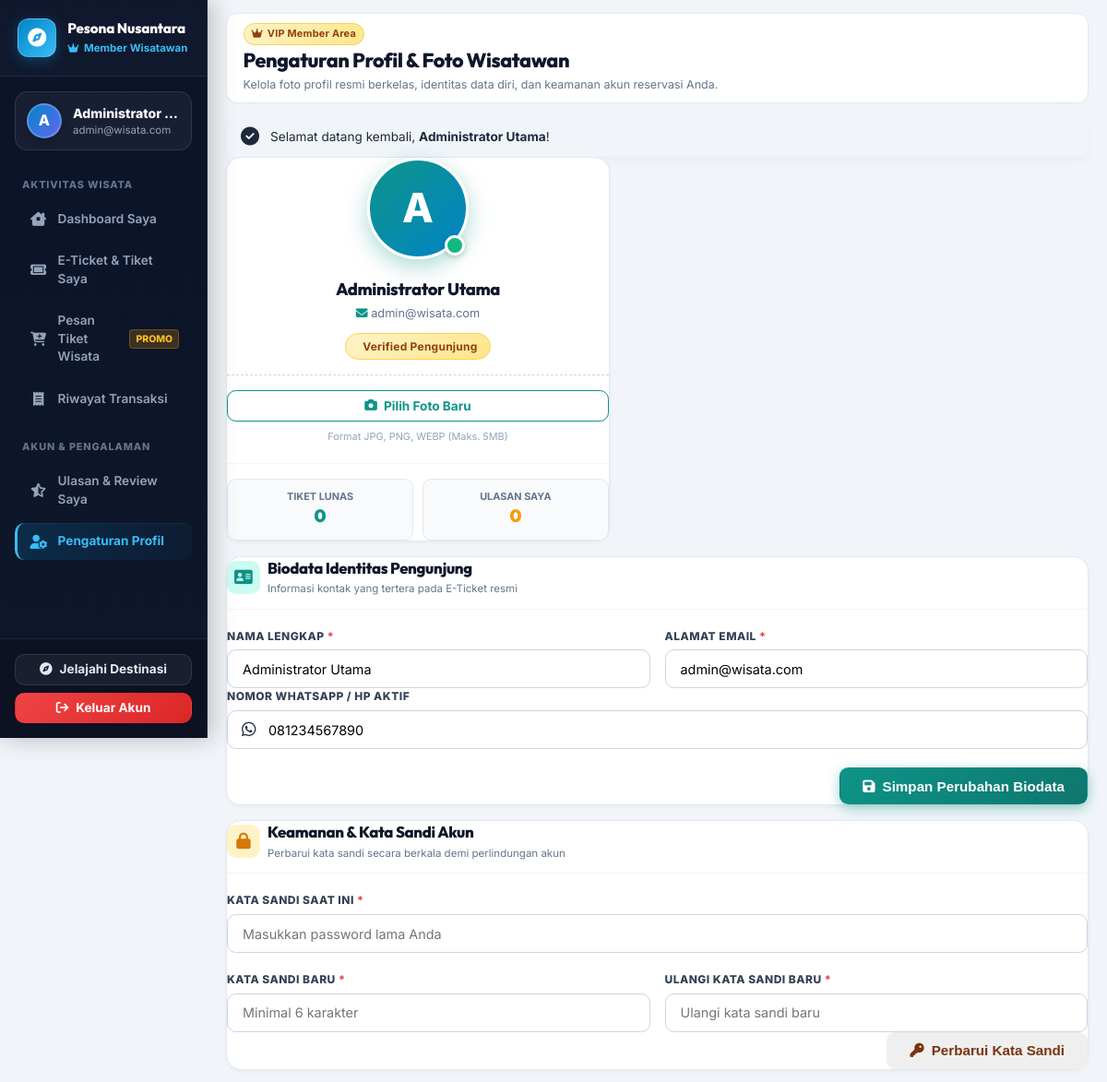
The page /pengunjung/profil.php (signed in) on the database its author committed.
### tables this page shows
CREATE TABLE `pengaturan_web` (
  `id` INT AUTO_INCREMENT PRIMARY KEY,
  `nama_sistem` VARCHAR(100) NOT NULL DEFAULT 'Pesona Nusantara',
  `tagline` VARCHAR(200) DEFAULT 'Sistem Informasi & Reservasi Wisata Berkelas Indonesia',
  `deskripsi` TEXT DEFAULT NULL,
  `kontak_email` VARCHAR(100) DEFAULT 'kontak@pesonanusantara.id',
  `kontak_telp` VARCHAR(30) DEFAULT '+62 821-9988-7766',
  `alamat` TEXT DEFAULT NULL,
  `logo` VARCHAR(255) DEFAULT NULL,
  `banner` VARCHAR(255) DEFAULT NULL,
  `sosmed_instagram` VARCHAR(100) DEFAULT 'pesonanusantara.id',
  `sosmed_facebook` VARCHAR(100) DEFAULT 'pesonanusantara.official',
  `sosmed_youtube` VARCHAR(100) DEFAULT 'PesonaNusantaraTV',
  `updated_at` TIMESTAMP DEFAULT CURRENT_TIMESTAMP ON UPDATE CURRENT_TIMESTAMP
);

CREATE TABLE `users` (
  `id` INT AUTO_INCREMENT PRIMARY KEY,
  `nama` VARCHAR(100) NOT NULL,
  `email` VARCHAR(100) NOT NULL UNIQUE,
  `password` VARCHAR(255) NOT NULL,
  `no_telp` VARCHAR(30) DEFAULT NULL,
  `role` ENUM('admin', 'petugas', 'pengunjung') NOT NULL DEFAULT 'pengunjung',
  `foto` VARCHAR(255) DEFAULT 'default_avatar.png',
  `created_at` TIMESTAMP DEFAULT CURRENT_TIMESTAMP
);

### pengunjung/profil.php (the view, shortened to what the rows shown need)
<?php
require_once __DIR__ . '/../config/database.php';
$userId = $_SESSION['user_id'];
$stmt = $pdo->prepare("SELECT * FROM users WHERE id = ?");
$stmt->execute([$userId]);
$user = $stmt->fetch();
$userFoto = $user['foto'] ?? 'default_avatar.png';
$hasCustomFoto = (!empty($userFoto) && $userFoto !== 'default_avatar.png' && file_exists(__DIR__ . '/../assets/uploads/users/' . $userFoto));
$fotoUrl = $hasCustomFoto ? BASE_URL . 'assets/uploads/users/' . htmlspecialchars($userFoto) : '';
require_once __DIR__ . '/includes/header.php';
require_once __DIR__ . '/includes/sidebar.php';
?>
<main class="admin-main">
  <div class="admin-topbar-luxury">
    <div>
      <h1 style="font-size: 1.35rem; font-weight: 800; color: #0f172a; margin: 0; letter-spacing: -0.02em;">
        Pengaturan Profil & Foto Wisatawan
      </h1>
    </div>
  </div>
  <div class="grid grid-cols-12 gap-4">
    <div class="col-span-12 lg:col-span-4" style="grid-column: span 4 / span 4;">
      <div class="card p-5 bg-white shadow-md text-center" style="border-radius: 1rem; border: 1px solid #e2e8f0; position: sticky; top: 1rem;">
        <div style="position: relative; width: 110px; height: 110px; margin: 0 auto 1.25rem auto;">
          <?php if ($hasCustomFoto): ?>
            <img src="<?= $fotoUrl ?>" alt="<?= htmlspecialchars($user['nama']) ?>" id="previewAvatarImg" style="width: 110px; height: 110px; border-radius: 50%; object-fit: cover; border: 3.5px solid #0d9488; box-shadow: 0 8px 25px rgba(13, 148, 136, 0.35);">
          <?php else: ?>
            <div id="initialAvatarBox" style="width: 110px; height: 110px; border-radius: 50%; background: linear-gradient(135deg, #0d9488 0%, #0284c7 100%); color: white; display: flex; align-items: center; justify-content: center; font-size: 2.75rem; font-weight: 800; border: 3.5px solid #ffffff; box-shadow: 0 8px 25px rgba(13, 148, 136, 0.35);">
            </div>
          <?php endif; ?>
          <span style="position: absolute; bottom: 4px; right: 4px; width: 22px; height: 22px; border-radius: 50%; background: #10b981; border: 3px solid #ffffff; box-shadow: 0 2px 6px rgba(0,0,0,0.2);" title="Akun Wisatawan Aktif"></span>
        </div>
        <h3 style="font-size: 1.15rem; font-weight: 800; color: #0f172a; margin: 0 0 0.2rem 0;">
          <?= htmlspecialchars($user['nama']) ?>
        </h3>
        <span style="font-size: 0.8rem; color: #64748b; display: block; margin-bottom: 0.75rem;">
          <i class="fa-solid fa-envelope text-primary"></i> <?= htmlspecialchars($user['email']) ?>
        </span>
        <span class="badge-member badge-member-gold mb-3" style="display: inline-flex; padding: 0.3rem 0.85rem; font-size: 0.75rem;">
          <i class="fa-solid fa-shield-check text-emerald"></i> Verified Pengunjung
        </span>
        <form action="<?= BASE_URL ?>pengunjung/profil.php" method="POST" enctype="multipart/form-data" id="photoUploadForm" style="margin-top: 1rem; padding-top: 1rem; border-top: 1px dashed #cbd5e1;">
          <label for="fotoProfilInput" class="btn btn-outline-primary btn-sm btn-block" style="cursor: pointer; border-radius: 0.6rem; font-weight: 700; display: flex; align-items: center; justify-content: center; gap: 0.45rem; margin-bottom: 0.5rem;">
          </label>
          <small style="display: block; font-size: 0.68rem; color: #94a3b8; margin-top: 0.6rem;">
          </small>
        </form>
        <div style="display: grid; grid-template-columns: 1fr 1fr; gap: 0.6rem; margin-top: 1.25rem; border-top: 1px solid #f1f5f9; padding-top: 1rem; text-align: center;">
          <div style="background: #f8fafc; padding: 0.65rem 0.5rem; border-radius: 0.6rem; border: 1px solid #e2e8f0;">
          </div>
          <div style="background: #f8fafc; padding: 0.65rem 0.5rem; border-radius: 0.6rem; border: 1px solid #e2e8f0;">
          </div>
        </div>
      </div>
    </div>
    <div class="col-span-12 lg:col-span-8" style="grid-column: span 8 / span 8; display: flex; flex-direction: column; gap: 1rem;">
      <div class="card p-5 bg-white shadow-md" style="border-radius: 1rem; border: 1px solid #e2e8f0;">
        <form action="<?= BASE_URL ?>pengunjung/profil.php" method="POST">
          <div class="grid grid-cols-2 gap-4 mb-3">
            <div>
              <label style="display: block; font-size: 0.75rem; font-weight: 800; color: #334155; margin-bottom: 0.4rem; text-transform: uppercase; letter-spacing: 0.04em;">
                Nama Lengkap <span style="color: #ef4444;">*</span>
              </label>
              <input type="text" name="nama" value="<?= htmlspecialchars($user['nama']) ?>" class="form-control" style="font-size: 0.9rem; border-radius: 0.6rem; height: 42px;" required>
            </div>
            <div>
              <label style="display: block; font-size: 0.75rem; font-weight: 800; color: #334155; margin-bottom: 0.4rem; text-transform: uppercase; letter-spacing: 0.04em;">
                Alamat Email <span style="color: #ef4444;">*</span>
              </label>
              <input type="email" name="email" value="<?= htmlspecialchars($user['email']) ?>" class="form-control" style="font-size: 0.9rem; border-radius: 0.6rem; height: 42px;" required>
            </div>
          </div>
          <div class="form-group mb-4">
            <div style="position: relative;">
              <input type="text" name="no_telp" value="<?= htmlspecialchars($user['no_telp'] ?? '') ?>" placeholder="081234567890" class="form-control" style="font-size: 0.9rem; border-radius: 0.6rem; height: 42px; padding-left: 2.75rem;">
              <i class="fa-brands fa-whatsapp text-emerald" style="position: absolute; left: 1rem; top: 50%; transform: translateY(-50%); font-size: 1.1rem;"></i>
            </div>
          </div>
        </form>
      </div>
    </div>
  </div>
</main>
<?php require_once __DIR__ . '/includes/footer.php'; ?>

### pengunjung/includes/sidebar.php (shortened to what the rows shown need)
<aside class="admin-sidebar" style="background: linear-gradient(180deg, #0b1329 0%, #0f172a 100%);">
  <div class="admin-sidebar-brand" style="padding: 1.25rem 1.2rem; border-bottom: 1px solid rgba(255,255,255,0.08);">
    <div style="overflow: hidden; flex: 1;">
      <span style="display: block; font-weight: 800; font-size: 0.95rem; color: #ffffff; letter-spacing: -0.01em; white-space: nowrap; text-overflow: ellipsis; overflow: hidden; font-family: 'Outfit', sans-serif;">
        <?= htmlspecialchars($settings['nama_sistem'] ?? 'Pesona Nusantara') ?>
      </span>
      <span style="display: inline-flex; align-items: center; gap: 0.35rem; font-size: 0.72rem; color: #38bdf8; font-weight: 700;">
        <i class="fa-solid fa-crown text-amber-400" style="font-size: 0.68rem;"></i> Member Wisatawan
      </span>
    </div>
  </div>
</aside>

### rows shown on the page
pengaturan_web: nama_sistem "Pesona Nusantara"
users: nama "Administrator Utama", email "admin@wisata.com", no_telp "081234567890"

### other values the page prints
$initial "A"
$userName "Administrator…"
$userEmail "admin@wisata.com"
$flash['message'] "Selamat datang kembali, Administrator Utama !"
$totalLunas "0"
$totalUlasan "0"
